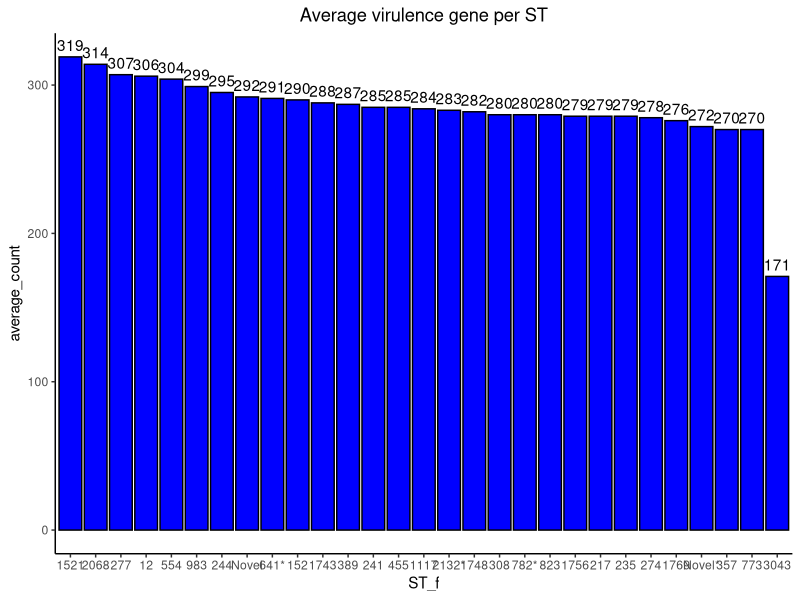
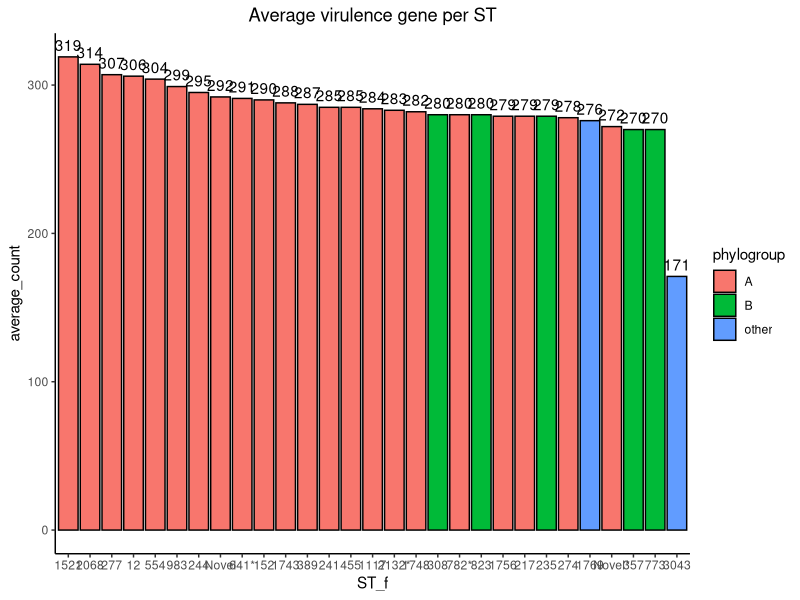

R code for these plots, in order:
# load libraries
library("tidyverse")
library(readxl)

# import data
data <- read_excel("dataset/ariba_vfdb_core_summary.xlsx", sheet = 2)
print(data)
names(data)
# using pivot_longer--------------------------------------------
data_long <- data %>%
  pivot_longer(cols = 4:331,
               names_to = "virulence_gene",
               values_to = "value")

#================================================
 data_filter <- data_long %>% filter(value == "yes")
print(data_filter)


data_summary <- data_filter %>% group_by(ST,phylogroup) %>% 
         summarise(count = n()) 


# but the frequency of STs differ(e.g st773 = 14)), so we need to fix this by 
# dividing by the frequency of each STs

#1.

frequency_data <- data %>% group_by(ST) %>% summarise(n = n())
#2. 

data_summary$average_count <- data_summary$count / frequency_data$n 

#3. 

data_summary$average_count <- round(data_summary$average_count, 0)
#4. arrange iin descending order.

data_summary <- data_summary %>% arrange(desc(average_count))
#=============================================================================
data_summary <- data_summary %>% 
  mutate(ST_f = factor( x = ST,
                        levels= c("1521", "2068", "277","12","554",
                        "983","244","Novel" ,"641*"  , "152",    "1743" ,
                        "389"   , "241"   , "455" ,   "1117"  , "2132*" ,"1748", 
                        "308"   , "782*" ,  "823" ,   "1756" ,  "217"   , "235",
                       "274" ,"1769"  , "Novel*", "357" ,   "773"   , "3043")))

data_summary %>% ggplot(aes(x = ST_f, y = average_count))+
  geom_col(fill = "blue", color = "black")+
  geom_text(aes(label = average_count), vjust = -0.5)+
  theme_classic()+
  ggtitle("Average virulence gene per ST")+
  theme(plot.title = element_text(hjust = 0.5))

# colouring it by phylogroup;------------------------------------------
data_summary %>% ggplot(aes(x = ST_f, y = average_count, fill = phylogroup))+
  geom_col(color = "black")+
  geom_text(aes(label = average_count), vjust = -0.5)+
  theme_classic()+
  ggtitle("Average virulence gene per ST")+
  theme(plot.title = element_text(hjust = 0.5))
